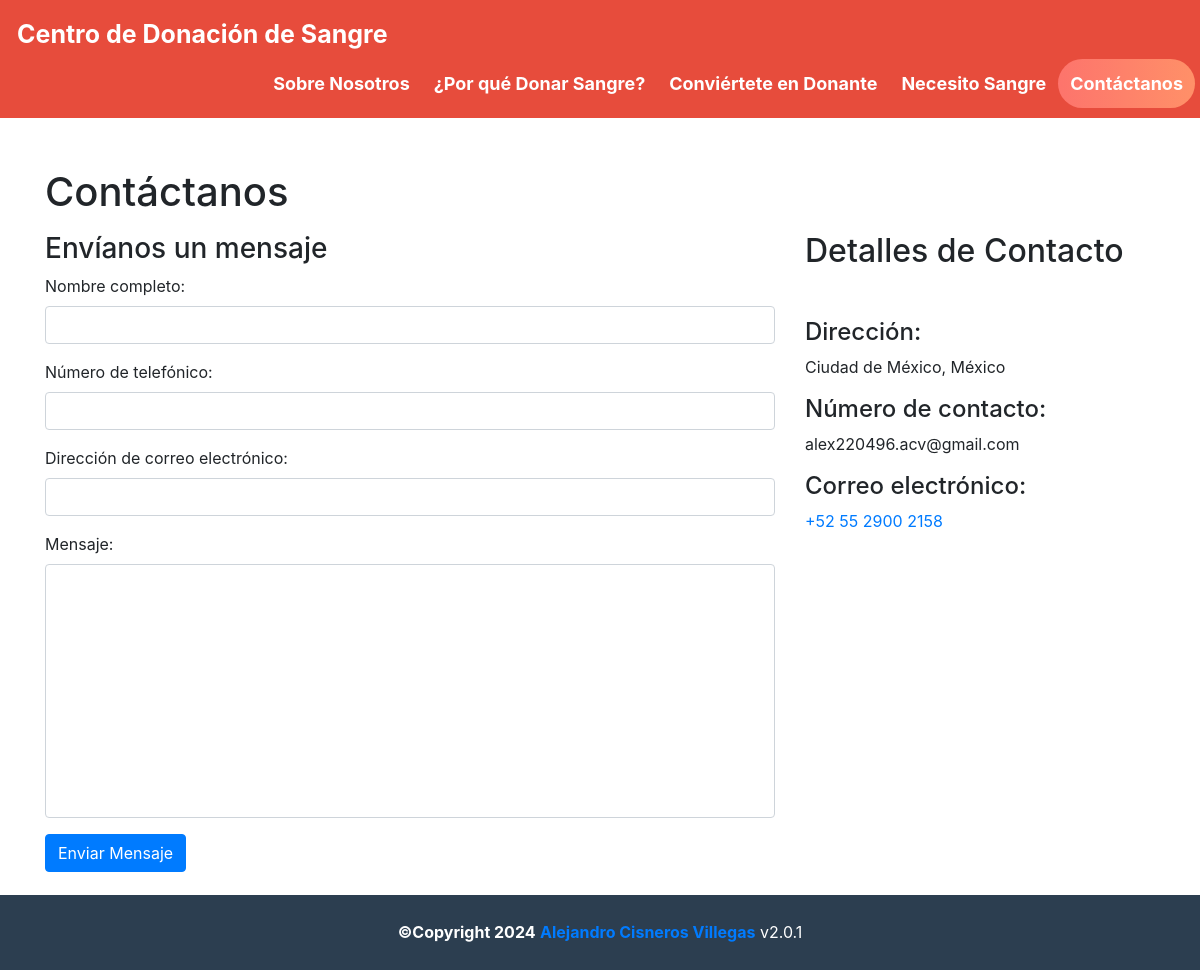
Page /contact_us.php on the committed database.
### tables this page shows
CREATE TABLE `project_05_contact_info` (
  `contact_id` int(11) NOT NULL,
  `contact_address` varchar(100) NOT NULL,
  `contact_mail` varchar(50) NOT NULL,
  `contact_phone` varchar(100) NOT NULL
);

### contact_us.php (the view, shortened to what this page needs)
<!DOCTYPE html>
<html lang="es">
  <head>
    <link href="css/style.css" rel="stylesheet">
    <link rel="stylesheet" href="https://maxcdn.bootstrapcdn.com/bootstrap/4.5.2/css/bootstrap.min.css">
  </head>
  <body>
    <?php $active ='contact';
    include 'head.php'; ?>
    <div id="page-container" style="margin-top:50px; position: relative;min-height: 84vh;">
      <div class="container">
        <div id="content-wrap" style="padding-bottom:50px;">
          <h1 class="mt-4 mb-3">Contáctanos</h1>
          <div class="row">
            <div class="col-lg-8 mb-4">
              <h3>Envíanos un mensaje</h3>
              <form name="sentMessage"  method="post">
                <div class="control-group form-group">
                  <div class="controls">
                    <label>Nombre completo:</label>
                    <input type="text" class="form-control" id="name" name="fullname" required>
                  </div>
                </div>
                <div class="control-group form-group">
                  <div class="controls">
                    <label>Número de telefónico:</label>
                    <input type="tel" class="form-control" id="phone" name="contactno"  required >
                  </div>
                </div>
                <div class="control-group form-group">
                  <div class="controls">
                    <label>Dirección de correo electrónico:</label>
                    <input type="email" class="form-control" id="email" name="email" required>
                  </div>
                </div>
                <div class="control-group form-group">
                  <div class="controls">
                    <label>Mensaje:</label>
                    <textarea rows="10" cols="100" class="form-control" id="message" name="message" required  maxlength="999" style="resize:none"></textarea>
                  </div>
                </div>
                <button type="submit" name="send"  class="btn btn-primary">Enviar Mensaje</button>
              </form>
            </div>
            <div class="col-lg-4 mb-4">
              <h2>Detalles de Contacto</h2>
              <?php
              include 'conn.php';
              $sql= "select * from project_05_contact_info";
              $result=mysqli_query($conn,$sql);
              if(mysqli_num_rows($result)>0)   {
                while($row = mysqli_fetch_assoc($result)) { ?>
                  <br>
                  <p>
                    <h4>Dirección:</h4><?php echo $row['contact_address']; ?>
                  </p>
                  <p>
                    <h4>Número de contacto:</h4><?php echo $row['contact_phone']; ?>
                  </p>
                  <p>
                    <h4>Correo electrónico:</h4><a href="#"><?php echo $row['contact_mail']; ?></a>
                  </p>
                <?php }
              } ?>
            </div>
          </div>
        </div>
        <br>
      </div>
      <?php include 'footer.php' ?>
    </div>
  </body>
</html>

### rows in the picture
project_05_contact_info: contact_address "Ciudad de México, México", contact_phone "alex220496.acv@gmail.com", contact_mail "+52 55 2900 2158"
